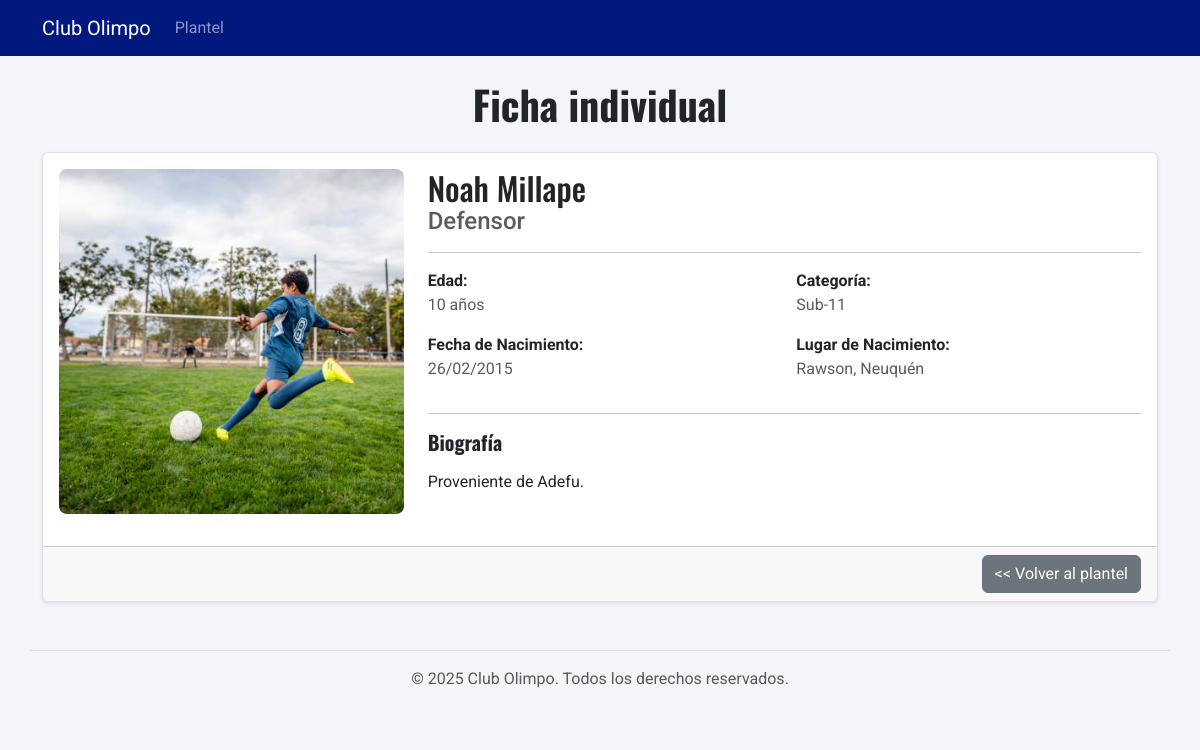
Screenshot of /players/4/ with the database file from the repository.
### players/models.py (models this page shows, shortened)
class Player(models.Model):
    first_name = models.CharField("Nombre", max_length=100)
    last_name = models.CharField("Apellido", max_length=100)
    photo = models.ImageField("Foto", upload_to='players/', blank=True, null=True)
    date_of_birth = models.DateField("Fecha de Nacimiento")
    birth_city = models.CharField("Ciudad de Nacimiento", max_length=100, blank=True)
    birth_province = models.CharField("Provincia de Nacimiento", max_length=100, blank=True)
    bio = models.TextField("Biografía", blank=True)
    join_date = models.DateField("Fecha de Ingreso", default=timezone.now)
    class PlayerPosition(models.TextChoices):
        ARQUERO = 'Arquero', 'Arquero'
        DEFENSOR = 'Defensor', 'Defensor'
        MEDIOCAMPISTA = 'Mediocampista', 'Mediocampista'
        DELANTERO = 'Delantero', 'Delantero'
        DIRECTOR_TECNICO = 'Director Técnico', 'Director Técnico'
        AYUDANTE_DE_CAMPO = 'Ayudante de Campo', 'Ayudante de Campo'
        PREPARADOR_FISICO = 'Preparador Físico', 'Preparador Físico'
    position = models.CharField(
        "Posición",
        max_length=50,
        choices=PlayerPosition.choices, # Asignamos las opciones al campo
        blank=True
    )
    dni = models.CharField("DNI", max_length=20, blank=True)
    member_id = models.CharField("Número de Socio", max_length=50, blank=True)
    is_active = models.BooleanField("Está Activo", default=True) # Para borrados suaves
    managed_categories = models.ManyToManyField(
            Category,
            verbose_name="Categorías a Cargo",
            blank=True, # Es opcional, ya que solo aplica al cuerpo técnico
            related_name="coaching_staff"
        )
    @property
    def age(self):
        today = timezone.now().date()
        return today.year - self.date_of_birth.year - ((today.month, today.day) < (self.date_of_birth.month, self.date_of_birth.day))
    @property
    def age_category(self):
        player_age = self.age
        if player_age <= 7:
            return "Sub-11"
        if player_age <= 9:
            return "Sub-9"
        if player_age <= 11:
            return "Sub-11"
        elif player_age <= 13:
            return "Sub-13"
        elif player_age <= 15:
            return "Sub-15"
        elif player_age <= 17:
            return "Sub-17"
        else:
            return "Primera"

### players/views.py (the view)
# urls.py: path('<int:pk>/', PlayerDetailView.as_view(), name='player_detail'),
class PlayerDetailView(DetailView):
    model = Player
    template_name = 'players/player_detail.html'
    context_object_name = 'player'

### players/templates/players/player_detail.html (shortened to what this page needs)
{% extends 'base.html' %}
{% block content %}
<h1 class="mb-4 text-center">Ficha individual</h1>
<div class="card shadow-sm">
    <div class="card-body">
        <div class="row">
            <div class="col-lg-4 text-center">
                <div class="player-detail-photo mx-auto mb-3">
                    {% if player.photo %}
                        <img src="{{ player.photo.url }}" alt="Foto de {{ player.first_name }}">
                    {% else %}
                        <div class="d-flex align-items-center justify-content-center h-100">
                            <small class="text-muted">Sin Foto</small>
                        </div>
                    {% endif %}
                </div>
            </div>
            <div class="col-lg-8">
                <h1 class="h2 mb-0">{{ player.first_name }} {{ player.last_name }}</h1>
                <p class="h4 text-muted">{{ player.position }}</p>
                <hr>
                <div class="row">
                    <div class="col-md-6 mb-3">
                        <strong>Edad:</strong>
                        <p class="text-muted mb-0">{{ player.age }} años</p>
                    </div>
                    <div class="col-md-6 mb-3">
                        <strong>Categoría:</strong>
                        <p class="text-muted mb-0">{{ player.age_category }}</p>
                    </div>
                    <div class="col-md-6 mb-3">
                        <strong>Fecha de Nacimiento:</strong>
                        <p class="text-muted mb-0">{{ player.date_of_birth|date:"d/m/Y" }}</p>
                    </div>
                     <div class="col-md-6 mb-3">
                        <strong>Lugar de Nacimiento:</strong>
                        <p class="text-muted mb-0">{{ player.birth_city }}, {{ player.birth_province }}</p>
                    </div>
                </div>
                {% if player.bio %}
                    <hr>
                    <h5>Biografía</h5>
                    <p>{{ player.bio|linebreaks }}</p>
                {% endif %}
            </div>
        </div>
    </div>
    <div class="card-footer text-end">
        <a href="{% url 'player_list' %}" class="btn btn-secondary"><< Volver al plantel</a>
    </div>
</div>
{% endblock %}

### static/css/custom.css (style rules this page uses)
:root { --primary-color: #01197e; --accent-color: #2a7fff; --light-gray-bg: #f4f4f9; --dark-text-color: #212529; --medium-gray-color: #6c757d; --font-headings: 'Oswald', sans-serif; --font-body: 'Roboto', sans-serif; }
body { font-family: var(--font-body); background-color: var(--light-gray-bg); color: var(--dark-text-color); }
h1, h2, h3, h4, h5, h6 { font-family: var(--font-headings); font-weight: 700; }
.card { border-color: #dee2e6; }
.player-detail-photo { width: 100%; padding-top: 100%; position: relative; overflow: hidden; background-color: var(--light-gray-bg); border-radius: 0.5rem; }
.player-detail-photo img { position: absolute; top: 0; left: 0; width: 100%; height: 100%; object-fit: cover; object-position: center; }

### rows the page displays
Player: photo (picture), first_name "Noah", last_name "Millape", position "Defensor", age "10", age_category "Sub-11", date_of_birth "26/02/2015", birth_city "Rawson", birth_province "Neuquén", bio "Proveniente de Adefu."
